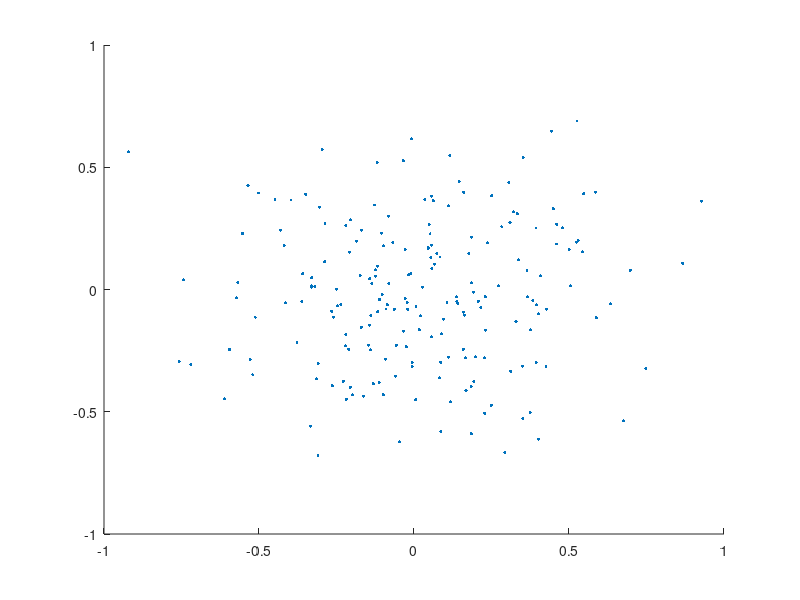

Write the MATLAB code that produced this figure.
%Initialization
M1 = [0; 0];
R1 = [0.1 0; 0 0.1];

A1 = zeros(2, 2);
A1(1, 1) = sqrt(R1(1, 1));
A1(1, 2) = 0;
A1(2, 1) = R1(1, 2) / sqrt(R1(1, 1));
A1(2, 2) = sqrt(R1(2, 2) - R1(1, 2)^2/R1(1, 1));

%Simulation
n = 2;
N = 200;
y1 = zeros(n, N);
X1 = zeros(n, N);

for l=1:n
    for i=1:N
        for j=1:12
            y1(l, i) = y1(l, i) + (rand() - 0.5);
        end
    end
end

for k=1:n
    for i=1:N
        Sum = 0;
        for l=1:2
            Sum = Sum + A1(k, l) * y1(l, i);
        end
        X1(k, i) = Sum + M1(k);
    end
end

%Draw X1 data
figure
scatter(X1(1, :),X1(2, :), 5, 'red', 'fill');
xlim([-1 1])
ylim([-1 1])

%Save X1 data to file
save('data_1.mat', 'X1');

%X11 = load('data_1.mat');
